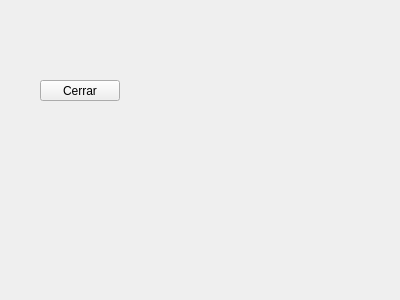
<?xml version="1.0" encoding="UTF-8"?>
<ui version="4.0">
 <class>Widget</class>
 <widget class="QWidget" name="Widget">
  <property name="geometry">
   <rect>
    <x>0</x>
    <y>0</y>
    <width>400</width>
    <height>300</height>
   </rect>
  </property>
  <property name="windowTitle">
   <string>Widget</string>
  </property>
  <widget class="QPushButton" name="pushButton">
   <property name="geometry">
    <rect>
     <x>40</x>
     <y>80</y>
     <width>80</width>
     <height>21</height>
    </rect>
   </property>
   <property name="text">
    <string>Cerrar</string>
   </property>
  </widget>
 </widget>
 <layoutdefault spacing="6" margin="11"/>
 <resources/>
 <connections/>
</ui>
